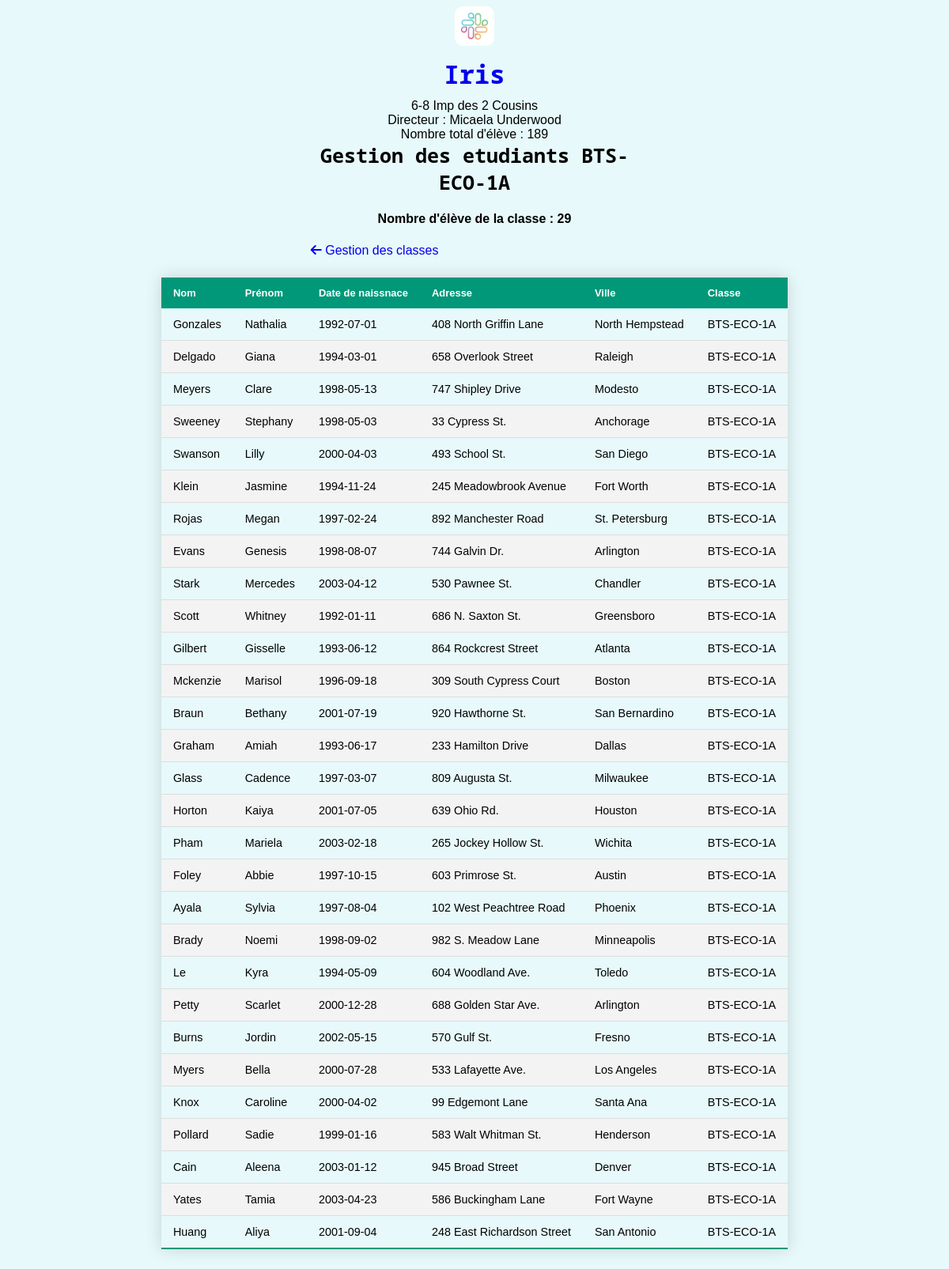
Page /index.php?page=etudiant&code_classe=btseco1a on the committed database.
### tables this page shows
create table etablissement (
	id_etab int(3) not null auto_increment, 
	nom_etb varchar(128) not null,
	adr_etb varchar(128), 
	num_rue varchar(30), 
	ville_etb varchar(128),
	primary key(id_etab)
);

create table classe(
	code_classe varchar(8) not null,
	nom_classe varchar(128), 
	id_etab int(3) not null,
	primary key(code_classe),
	foreign key (id_etab) references etablissement(id_etab)

);

### controleur/config_db.php (called while the page is built)
<?php
	$serveur = "localhost";
	$bdd ="scolarite";
	$user ="root";
	$mdp ="";
?>

### controleur/config_env.php (called while the page is built)
<?php
	$idEtab = "1";
?>

### controleur/controleur.class.php (called while the page is built)
<?php
	require_once ("modele/modele.class.php");
	class Controleur
	{
		private $unModele ;
		public function __construct ($serveur, $bdd, $user, $mdp){
			$this->unModele= new Modele($serveur, $bdd, $user, $mdp);
		}
		public function selectAll ($chaine = "*", $filtre = "")
		{
			return $this->unModele->selectAll($chaine, $filtre);
		}
		public function setTableOrView ($uneTable)
		{
			$this->unModele->setTableOrView ($uneTable);
		}
		public function count($filtre = "")
		{
			return $this->unModele->count ($filtre);
		}
	}
?>

### modele/modele.class.php (called while the page is built)
<?php
	class Modele
	{
		private $pdo;
		private $uneTable ;
		public function    __construct ($serveur, $bdd, $user, $mdp){
			$this->pdo = null;
			try{
$this->pdo = new PDO("mysql:host=".$serveur.";dbname=".$bdd,$user, $mdp);
			}
			catch (PDOException $exp)
			{
				echo "Erreur de connexion au SGBD";
			}
		}
		public function setTableOrView ($uneTable)
		{
			$this->uneTable =$uneTable;
		}
		public function selectAll ($chaine, $filtre = "")
		{
			$where = "";
			if($filtre != "")
				$where = " where ".$filtre;
			$requete = "select ".$chaine." from  ".$this->uneTable.$where;
			$select = $this->pdo->prepare ($requete);
			$select->execute();
			return $select->fetchAll ();
		}
		public function count($filtre = "")
		{
			$where = "";
			if($filtre != "")
				$where = " where ".$filtre;
			$requete = "select count(*) as count from  ".$this->uneTable.$where;
			$select = $this->pdo->prepare ($requete);
			$select->execute();
			$result =  $select->fetchAll ();
			return strval($result[0]["count"]);
		}
	}
?>

### index.php (the view, shortened to what this page needs)
<?php
	require_once("controleur/controleur.class.php");
	require_once("controleur/config_db.php");
	require_once("controleur/config_env.php");
	$unControleur = new Controleur($serveur, $bdd, $user, $mdp);
	$unControleur->setTableOrView ("ViewInfoEta");
	$infoEta = $unControleur->selectAll("*", "id_etab=".$idEtab)[0];
?>
<!DOCTYPE html>
<html>
<head>
	<link rel="stylesheet" href="css/style.css">
</head>
<body class="index-page">
	<div class="container">
		<div class="title">
			<a href="index.php?page=classe">
				<img class="logo" src="images/logo.png" width="50" height="50">
			</a>
			<a href="index.php?page=classe">
				<h1 class="title_eta"> <?php echo $infoEta["nom_etb"] ?> </h1>
			</a>
		</div>
		<div class="eta-info">
			<div>
				<?php echo $infoEta["num_rue"]." ".$infoEta["adr_etb"] ?>
			</div>
			<div>
				Directeur : <?php echo $infoEta["prenom_user"]." ".$infoEta["nom_user"] ?>
			</div>
			<div>
				Nombre total d'élève : <?php echo $infoEta["count_etudiant"] ?>
			</div>
		</div>
	<?php
		if (isset($_GET['page'])) $page = $_GET['page'];
		else $page = "classe";
		switch($page){
			case "etudiant" : require_once("gestion_etudiants.php");
					 break;
		}
	?>
	</div>
</body>
</html>

### gestion_etudiants.php (shortened to what this page needs)
<?php
	$code_classe = "";
	if(isset($_GET["code_classe"]))
	{
		$code_classe = $_GET["code_classe"];
		$unControleur->setTableOrView ("classe");
		$infoClasse = $unControleur->selectAll("*", "id_etab=".$idEtab." and code_classe=\"".$code_classe."\"")[0];
	}
	$unControleur->setTableOrView ("ViewListEtudiant");
	$filter = "id_etab=".$idEtab;
	if($code_classe != "")
		$filter = "id_etab=".$idEtab." and code_classe=\"".$code_classe."\"";
	$count_etudiant = $unControleur->count($filter);
?>
<div class="child-container">
	<div class="child-info">
		<h3 class="titre_gestion"> Gestion des etudiants <?php echo $infoClasse["nom_classe"]; ?></h3>
		<h4>Nombre d'élève de la classe : <?php echo $count_etudiant ?> </h4>
	</div>
	<a href="index.php?page=classe"> <i class="fas fa-arrow-left"></i> Gestion des classes</a>
</div>
<?php
	require_once ("vue/vue_select_all_etudiants.php");
?>

### css/style.css (style rules this page uses)
body.index-page { background-color: rgb(231, 249, 250); font-family: sans-serif; }
body.index-page a { text-decoration: none; }
.container { width: 70%; margin-left: auto; margin-right: auto; }
.container .title { width: 10%; margin-left: auto; margin-right: auto; text-align: center; }
.container .eta-info { text-align: center; }
.child-container { width: 50%; margin-left: auto; margin-right: auto; }
.child-container .child-info { text-align: center; }
.logo { border-radius:10px; }
.title_eta { margin-top: 10px; margin-bottom: 10px; font-family: 'Noto Sans Mono', monospace; }
.titre_gestion { font-family: 'Noto Sans Mono', monospace; font-size:25px; margin:0; }

### rows in the picture
etablissement: nom_etb "Iris", num_rue "6-8", adr_etb "Imp des 2 Cousins"
classe: nom_classe "BTS-ECO-1A"

### other values in the picture
$infoEta["prenom_user"] "Micaela"
$infoEta["nom_user"] "Underwood"
$infoEta["count_etudiant"] "189"
$count_etudiant "29"
$unEtudiant['nom_user'] "Gonzales"
$unEtudiant['prenom_user'] "Nathalia"
$unEtudiant['date_naissance_user'] "1992-07-01"
$unEtudiant['num_rue_user'] "408"
$unEtudiant['adr_user'] "North Griffin Lane"
$unEtudiant['ville_user'] "North Hempstead"
$unEtudiant['nom_classe'] "BTS-ECO-1A"
$unEtudiant['nom_user'] "Delgado"
$unEtudiant['prenom_user'] "Giana"
$unEtudiant['date_naissance_user'] "1994-03-01"
$unEtudiant['num_rue_user'] "658"
